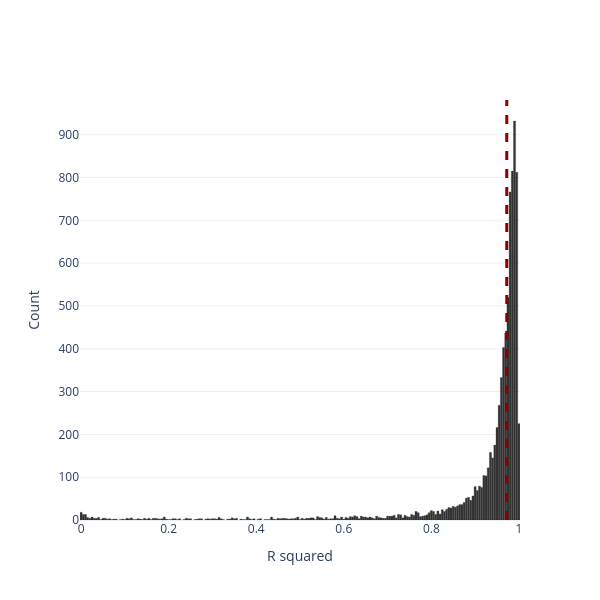

The notebook cell this image was saved under:
### Code cell
import plotly.graph_objects as go
import numpy as np

a = corr_df['r_squared'].dropna().values

fig = go.Figure()
fig.add_trace(go.Histogram(
    x=a,
    nbinsx=len(a) // 20,            # Dynamic bin count
    name='R²',
    marker=dict(
        color='black',
        line=dict(color='black', width=0.3)
    ),
    opacity=0.8
))
fig.add_vline(x=np.nanmedian(a),
              line={'dash': 'dash', 'width': 3, 'color': 'darkred'})
fig.update_layout(
    width=600,
    height=600,
    template='plotly_white',
    xaxis_title='R squared',
    yaxis_title='Count',
    font=dict(size=12),
    showlegend=False,
    bargap=0.05
)
fig.show()
fig.write_image(r'figures/figure2/figure2c.pdf', height=600, width=600)

### Figure 1 — Plotly figure (JSON) as saved in the notebook; plotly's stock layout.template omitted (floating-point values rounded to 4 significant figures; data arrays with more than 128 entries replaced by an {"elided": "..."} marker saying what was removed)
{"data": [{"marker": {"color": "black", "line": {"color": "black", "width": 0.3}}, "name": "R²", "nbinsx": 409, "opacity": 0.8, "type": "histogram", "x": {"elided": "8186 float values"}}], "layout": {"bargap": 0.05, "font": {"size": 12}, "height": 600, "shapes": [{"line": {"color": "darkred", "dash": "dash", "width": 3}, "type": "line", "x0": 0.9723, "x1": 0.9723, "xref": "x", "y0": 0, "y1": 1, "yref": "y domain"}], "showlegend": false, "width": 600, "xaxis": {"title": {"text": "R squared"}}, "yaxis": {"title": {"text": "Count"}}}}
